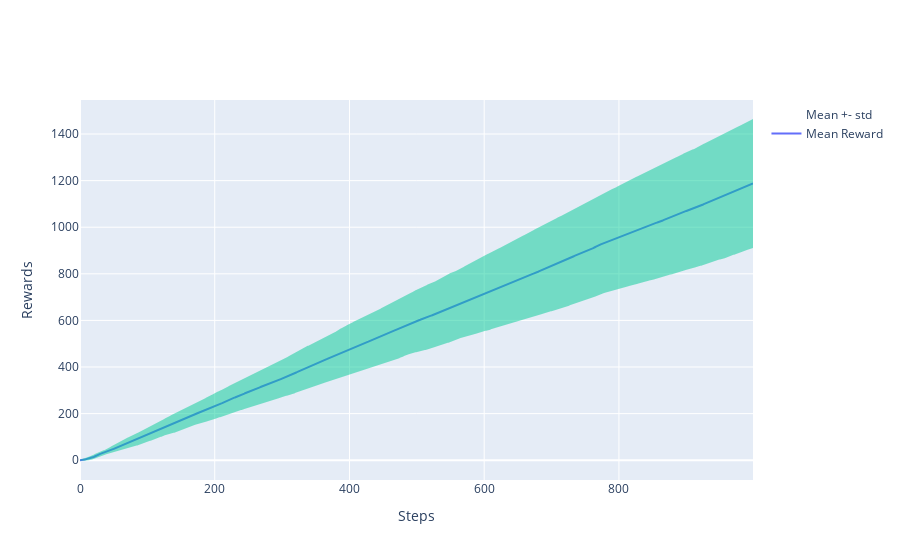

Notebook code cell kept with this figure:
### Code cell
def plot_rewards(rewards):
    avg = jnp.mean(rewards.cumsum(axis=0), axis=1)
    std = jnp.std(rewards.cumsum(axis=0), axis=1)
    steps = jnp.arange(rewards.shape[0])

    fig = go.Figure()
    fig.add_trace(go.Scatter(x=steps, y=avg, mode='lines', name='Mean Reward'))
    fig.add_trace(go.Scatter(x=steps, y=avg+std, name="Mean +- std", mode='lines', line=dict(width=0)))
    fig.add_trace(go.Scatter(x=steps, y=avg-std, mode='lines', line=dict(width=0), fill='tonexty', showlegend=False))
    fig.update_xaxes(title_text="Steps")
    fig.update_yaxes(title_text="Rewards")
    fig.show()

plot_rewards(rewards)

### Figure 1 — Plotly figure (JSON) as saved in the notebook; plotly's stock layout.template omitted (floating-point values rounded to 4 significant figures; data arrays with more than 128 entries replaced by an {"elided": "..."} marker saying what was removed)
{"data": [{"mode": "lines", "name": "Mean Reward", "type": "scatter", "x": {"elided": "1000 int values"}, "y": {"elided": "1000 float values"}}, {"line": {"width": 0}, "mode": "lines", "name": "Mean +- std", "type": "scatter", "x": {"elided": "1000 int values"}, "y": {"elided": "1000 float values"}}, {"fill": "tonexty", "line": {"width": 0}, "mode": "lines", "showlegend": false, "type": "scatter", "x": {"elided": "1000 int values"}, "y": {"elided": "1000 float values"}}], "layout": {"xaxis": {"title": {"text": "Steps"}}, "yaxis": {"title": {"text": "Rewards"}}}}
